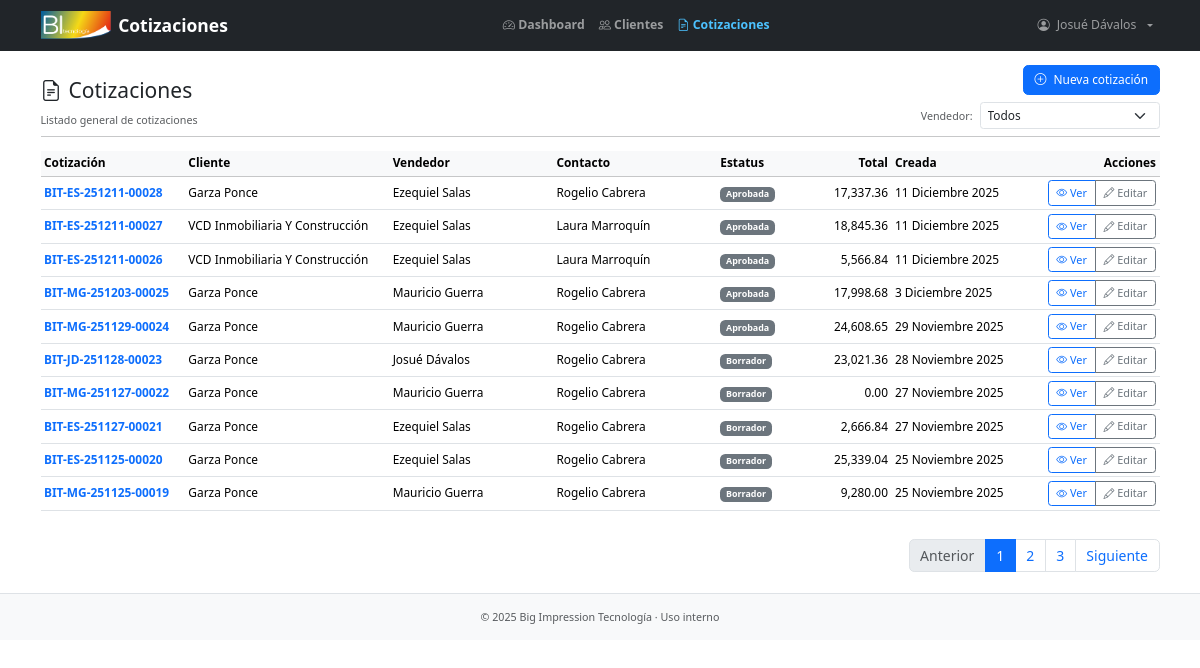
Before: /list/ (signed in) with the older database file.
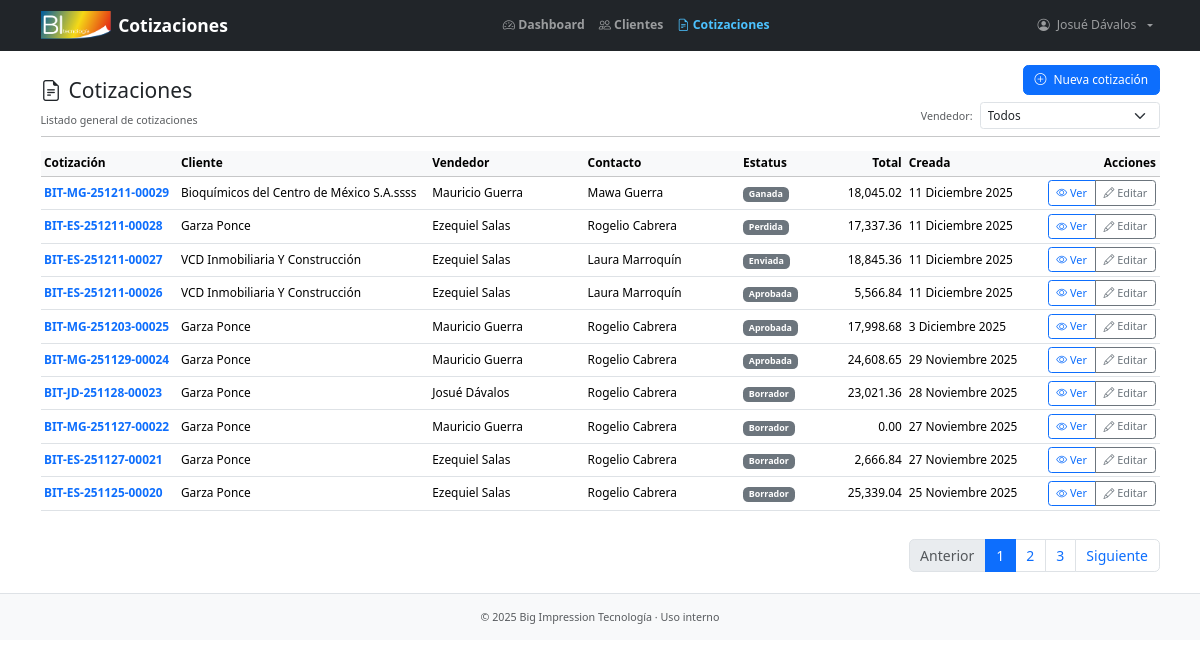
After: the same page with the newer database file.
### quotes/models.py (models this page shows, shortened)
class Quote(models.Model):
    class Status(models.TextChoices):
        DRAFT = "DFT", "Borrador"
        PENDING_APPROVAL = "RVW", "Aprobación pendiente"
        APPROVED = "APP", "Aprobada"
        SENT = "SNT", "Enviada"
        WON = "WON", "Ganada"
        LOST = "LST", "Perdida"
        EXPIRED = "EXP", "Expirada"
    class PaymentTerms(models.TextChoices):
        CASH = "CSH", "Contado"
        N7 = "N07", "Crédito 7 días"
        N15 = "N15", "Crédito 15 días"
        N30 = "N30", "Crédito 30 días"
        N60 = "N60", "Crédito 60 días"
        N90 = "N90", "Crédito 90 días"
    quote_id = models.CharField(max_length=19, unique=True, blank=True, null=True, verbose_name="Cotización")
    customer = models.ForeignKey(Customer, on_delete=models.PROTECT, verbose_name="Cliente", related_name="customer_quotes")
    contact = models.ForeignKey(Contact, on_delete=models.PROTECT, related_name="contact_quotes", verbose_name="Contacto")
    user = models.ForeignKey(settings.AUTH_USER_MODEL, on_delete=models.PROTECT, related_name="user_quotes", verbose_name="Usuario")
    status = models.CharField(max_length=3, choices=Status.choices, default=Status.DRAFT, verbose_name="Estatus")
    payment_terms = models.CharField(max_length=3, choices=PaymentTerms.choices, default=PaymentTerms.CASH, verbose_name="Términos de pago")
    valid_until = models.DateField(verbose_name="Válida hasta", blank=True, null=True)
    is_active = models.BooleanField(default=True, verbose_name="Activa")
    created = models.DateTimeField(auto_now_add=True)
    updated = models.DateTimeField(auto_now=True)
    created_by = models.ForeignKey(settings.AUTH_USER_MODEL, on_delete=models.PROTECT, null=True, related_name="created_quotes", verbose_name="Creado por")
    updated_by = models.ForeignKey(settings.AUTH_USER_MODEL, on_delete=models.PROTECT, null=True, related_name="updated_quotes", verbose_name="Modificado por")
    approved_by = models.ForeignKey(settings.AUTH_USER_MODEL, on_delete=models.PROTECT, null=True, blank=True, related_name="approved_quotes", verbose_name="Aprobada por")
    approved_at = models.DateTimeField(blank=True, null=True, verbose_name="Fecha de aprobación")
    sent_by = models.ForeignKey(settings.AUTH_USER_MODEL, on_delete=models.PROTECT, null=True, blank=True, related_name="sent_quotes", verbose_name="Enviada por")
    sent_at = models.DateTimeField(blank=True, null=True, verbose_name="Fecha de envío")
    won_by = models.ForeignKey(settings.AUTH_USER_MODEL, on_delete=models.PROTECT, null=True, blank=True, related_name="won_quotes", verbose_name="Ganada por")
    won_at = models.DateTimeField(blank=True, null=True, verbose_name="Fecha de cierre")
    lost_by = models.ForeignKey(settings.AUTH_USER_MODEL, on_delete=models.PROTECT, null=True, blank=True, related_name="lost_quotes", verbose_name="Perdida por")
    lost_at = models.DateTimeField(blank=True, null=True, verbose_name="Fecha de pérdida")
    lost_reason = models.CharField(max_length=100, blank=True, null=True, verbose_name="Razón de pérdida")
    class Meta:
        ordering = ["-created"]
        indexes = [
            models.Index(fields=["status", "created"]),
            models.Index(fields=["user", "created"]),
            models.Index(fields=["is_active"]),
        ]
        verbose_name = "Cotización"
        verbose_name_plural = "Cotizaciones"
        get_latest_by = "created"
    @property
    def get_subtotal(self) -> Decimal:
        lines = self.quote_lines.all()
        return sum((line.gross_total for line in lines), Decimal("0.00"))
    @property
    def get_discount(self) -> Decimal:
        lines = self.quote_lines.all()
        return sum((line.discount_value for line in lines), Decimal("0.00"))
    @property
    def net_subtotal(self) -> Decimal:
        return self.get_subtotal - self.get_discount
    @property
    def get_tax(self) -> Decimal:
        return (self.net_subtotal * Decimal(0.16)).quantize(Decimal("0.01"), rounding=ROUND_HALF_UP)
    @property
    def total(self) -> Decimal:
        return self.get_subtotal - self.get_discount + self.get_tax

class QuoteLine(models.Model):
    class Discount(models.IntegerChoices):
        DISC0 = 0, "0%"
        DISC3 = 3, "3%"
        DISC5 = 5, "5%"
        DISC7 = 7, "7%"
        DISC10 = 10, "10%"
        DISC15 = 15, "15%"
        DISC50 = 50, "50%"
        DISC100 = 100, "100%"
    quote = models.ForeignKey(Quote, on_delete=models.CASCADE, related_name="quote_lines")
    section = models.ForeignKey(QuoteSection, on_delete=models.SET_NULL, blank=True, null=True, related_name="section_lines", verbose_name="Sección")
    product = models.ForeignKey(Product, on_delete=models.PROTECT, related_name="product_quoted_lines", verbose_name="Número de parte")
    description = models.CharField(max_length=200, blank=True, verbose_name="Descripción")
    quantity = models.PositiveIntegerField(default=1, validators=[MinValueValidator(1)], verbose_name="Cantidad")
    unit_price = models.DecimalField(max_digits=12, validators=[MinValueValidator(0)], decimal_places=2, verbose_name="Precio unitario")
    discount = models.PositiveSmallIntegerField(choices=Discount.choices, default=Discount.DISC0, blank=False, null=False, verbose_name="Descuento")
    delivery_time = models.PositiveSmallIntegerField(default=0, validators=[MinValueValidator(0)], verbose_name="Tiempo de entrega", help_text="Tiempo en días hábiles")
    class Meta:
        verbose_name = "Línea de cotización"
        verbose_name_plural = "Líneas de cotización"
        ordering = ["section_id", "id"]
        indexes = [
            models.Index(fields=["quote"]),
            models.Index(fields=["section"]),
            models.Index(fields=["product"]),
            models.Index(fields=["discount"]),
        ]
    @property
    def gross_total(self) -> Decimal:
        return (Decimal(self.quantity) * (self.unit_price or Decimal("0.00"))).quantize(Decimal("0.01"), rounding=ROUND_HALF_UP)
    @property
    def discount_value(self) -> Decimal:
        pct = Decimal(self.discount or 0) / Decimal("100")
        return (self.gross_total * pct).quantize(Decimal("0.01"), rounding=ROUND_HALF_UP)

### customers/models.py (models this page shows, shortened)
class Customer(models.Model):
    class Meta:
        verbose_name = "Cliente"
        verbose_name_plural = "Clientes"
        ordering = ["name"]
        indexes = [
            models.Index(fields=["assigned_to"]),
        ]
    rfc_validator = RegexValidator(
        regex=r"^([A-Za-zÑñ\x26]{3,4}([0-9]{2})(0[1-9]|1[0-2])(0[1-9]|1[0-9]|2[0-9]|3[0-1]))([A-Za-z\d]{3})?$",
        message="El RFC no tiene un formato válido"
    )
    name = models.CharField(max_length=100, unique=True, verbose_name="Cliente")
    slug = models.SlugField(max_length=100, unique=True)
    rfc = models.CharField(max_length=13, validators=[rfc_validator], unique=True, null=True, blank=True)
    assigned_to = models.ForeignKey(settings.AUTH_USER_MODEL, on_delete=models.SET_NULL, null=True, blank=True, verbose_name="Vendedor", related_name="assigned_customers")
    created = models.DateTimeField(auto_now_add=True)
    updated = models.DateTimeField(auto_now=True)
    created_by = models.ForeignKey(settings.AUTH_USER_MODEL, on_delete=models.PROTECT, null=True, related_name="created_customers", verbose_name="Creado por")
    updated_by = models.ForeignKey(settings.AUTH_USER_MODEL, on_delete=models.PROTECT, null=True, related_name="updated_customers", verbose_name="Modificado por")

class Contact(models.Model):
    class Meta:
        verbose_name = "Contacto"
        verbose_name_plural = "Contactos"
        ordering = ["first_name", "last_name"]
        indexes = [
            models.Index(fields=["first_name", "last_name"]),
            models.Index(fields=["customer"]),
        ]
    phone_validator = RegexValidator(
        regex=r"^\d{10}$",
        message="El número de teléfono debe tener exactamente 10 dígitos numéricos."
    )
    extension_validator = RegexValidator(
        regex=r"^(?!0+$)(?:\d{1,5})?$",
        message="La extensión debe ser de 1 a 5 dígitos. No puede ser 0's"
    )
    first_name = models.CharField(max_length=30, verbose_name="Nombre")
    last_name = models.CharField(max_length=30, verbose_name="Apellido")
    title = models.CharField(max_length=30, blank=True, null=True, verbose_name="Puesto")
    phone = models.CharField(max_length=10, validators=[phone_validator], blank=True, null=True, verbose_name="Teléfono oficina")
    phone_extension = models.CharField(max_length=5, validators=[extension_validator], blank=True, null=True, verbose_name="Extensión")
    cel_phone = models.CharField(max_length=10, validators=[phone_validator], blank=True, null=True, verbose_name="Teléfono celular")
    email = models.EmailField(unique=True)
    customer = models.ForeignKey(Customer, on_delete=models.CASCADE, related_name="contacts")
    is_active = models.BooleanField(default=True, verbose_name="Activo")
    created = models.DateTimeField(auto_now_add=True)
    updated = models.DateTimeField(auto_now=True)
    created_by = models.ForeignKey(settings.AUTH_USER_MODEL, on_delete=models.PROTECT, null=True, related_name="created_contacts")
    updated_by = models.ForeignKey(settings.AUTH_USER_MODEL, on_delete=models.PROTECT, null=True, related_name="updated_contacts")

### users/models.py (models this page shows)
class CustomUser(AbstractUser):
    def __str__(self):
        return (self.get_full_name() or self.username).strip()

### quotes/views.py (the view)
# urls.py: path("list/", views.QuoteListView.as_view(), name="quote_list"),
class QuoteListView(LoginRequiredMixin, ListView):
    model = Quote
    template_name = "quotes/quotes_list.html"
    context_object_name = "quotes"
    ordering = "-created"
    paginate_by = 10
    def get_queryset(self):
        queryset = super().get_queryset()
        slug = self.kwargs.get("slug")
        if slug:
            queryset = queryset.filter(customer__slug=slug)
        user = self.request.user
        if not (user.profile.is_csr or user.profile.is_manager):
            queryset = queryset.filter(user=user)
        selected_user_id = self.request.GET.get("user")
        if selected_user_id and (user.profile.is_csr or user.profile.is_manager):
            queryset = queryset.filter(user__id=selected_user_id)
        return queryset
    def get_context_data(self, **kwargs):
        context = super().get_context_data(**kwargs)
        context["users"] = CustomUser.objects.all()
        context["can_see_all_quotes"] = self.request.user.profile.is_csr or self.request.user.profile.is_manager
        context["selected_user_id"] = self.request.GET.get("user") or ""
        context["slug"] = self.kwargs.get("slug")
        return context
    def paginate_queryset(self, queryset, page_size):
        paginator = self.get_paginator(queryset, page_size)
        page = self.request.GET.get(self.page_kwarg, 1)
        page_obj = paginator.get_page(page)
        return paginator, page_obj, page_obj.object_list, page_obj.has_other_pages()

### users/models.py (called while the page is built)
    @property
    def is_csr(self):
        return self.role == self.Role.CSR

### quotes/templates/quotes/quotes_list.html (shortened to what the changed rows need)
{% extends "base.html" %}
{% load humanize %}
{% block content_header %}
    <div class="d-flex align-items-end justify-content-between mt-3 mb-2">
        <div>
            <h1 class="h4 mb-2 d-flex align-items-center gap-2">
                <i class="bi bi-file-earmark-text"></i> Cotizaciones
            </h1>
        </div>
    </div>
{% endblock content_header %}
{% block content %}
    {% if quotes %}
        <div class="table-responsive">
            <table class="table table-hover table-sm align-middle">
                <thead class="table-light">
                    <tr>
                        <th style="min-width:130px;">Cotización</th>
                        <th>Cliente</th>
                        {% if can_see_all_quotes %}
                            <th style="min-width:150px;">Vendedor</th>
                        {% endif %}
                        <th style="min-width:150px;">Contacto</th>
                        <th style="min-width:80px;">Estatus</th>
                        <th class="text-end" style="min-width:80px;">Total</th>
                        <th style="min-width:130px;">Creada</th>
                        <th class="text-end" style="min-width:60px;">Acciones</th>
                    </tr>
                </thead>
                <tbody>
                    {% for q in quotes %}
                        <tr>
                            <td class="fw-semibold">
                                <a class="text-decoration-none"
                                   href="{% url 'quotes:quote_detail' q.id %}">
                                    {{ q.quote_id|default:q.id }}
                                </a>
                            </td>
                            <td>{{ q.customer.name }}</td>
                            {% if can_see_all_quotes %}
                                <td>
                                    {% if q.user %}
                                        {{ q.user.get_full_name|default:q.user.username }}
                                    {% else %}
                                        <span class="text-muted">—</span>
                                    {% endif %}
                                </td>
                            {% endif %}
                            <td>
                                {% if q.contact %}
                                    {{ q.contact.first_name }} {{ q.contact.last_name }}
                                {% else %}
                                    <span class="text-muted">—</span>
                                {% endif %}
                            </td>
                            <td>
                                <span class="badge text-bg-secondary">
                                    {{ q.get_status_display }}
                                </span>
                            </td>
                            <td class="text-end">
                                {{ q.total|floatformat:2|intcomma }}
                            </td>
                            <td>
                                {{ q.created|date:"j F Y" }}
                            </td>
                            <td class="text-end">
                                <div class="btn-group" role="group">
                                    <a href="{% url 'quotes:quote_detail' q.id %}"
                                       class="btn btn-sm btn-outline-primary">
                                        <i class="bi bi-eye"></i> Ver
                                    </a>
                                    <a href="{% url 'quotes:quote_edit' q.id %}"
                                       class="btn btn-sm btn-outline-secondary">
                                        <i class="bi bi-pencil"></i> Editar
                                    </a>
                                </div>
                            </td>
                        </tr>
                    {% endfor %}
                </tbody>
            </table>
        </div>
        {% if is_paginated %}
            <nav class="mt-3" aria-label="Paginación de cotizaciones">
                <ul class="pagination justify-content-end">
                    {% for i in paginator.page_range %}
                        {% if page_obj.number == i %}
                            <li class="page-item active">
                                <span class="page-link">{{ i }}</span>
                            </li>
                        {% else %}
                            <li class="page-item">
                                <a class="page-link" href="?page={{ i }}">
                                    {{ i }}
                                </a>
                            </li>
                        {% endif %}
                    {% endfor %}
                </ul>
            </nav>
        {% endif %}
    {% endif %}
{% endblock content %}

Changed rows visible on the page:
no longer on this page (row unchanged): Quote: quote_id "BIT-MG-251125-00019", customer.name "Garza Ponce", user.get_full_name "Mauricio Guerra", contact.first_name "Rogelio", contact.last_name "Cabrera", status "Borrador", total "9,280.00", created "25 Noviembre 2025"
added Quote: quote_id "BIT-MG-251211-00029", customer.name "Bioquímicos del Centro de México S.A.ssss", user.get_full_name "Mauricio Guerra", contact.first_name "Mawa", contact.last_name "Guerra", status "Ganada", total "18,045.02", created "11 Diciembre 2025"
changed Quote "BIT-ES-251211-00028": status "Aprobada" → "Perdida"
changed Quote "BIT-ES-251211-00027": status "Aprobada" → "Enviada"
